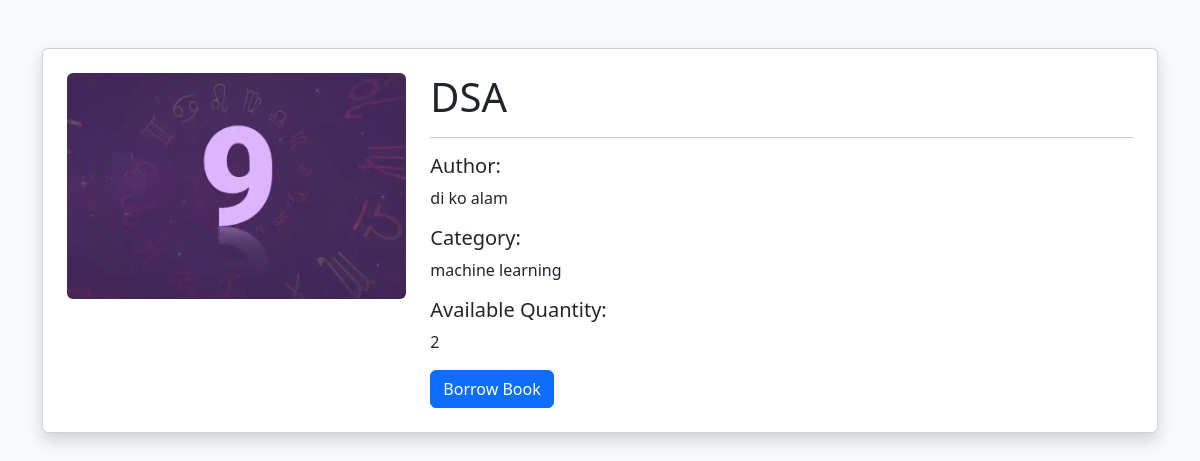
Before: /book/2 with the older database file.
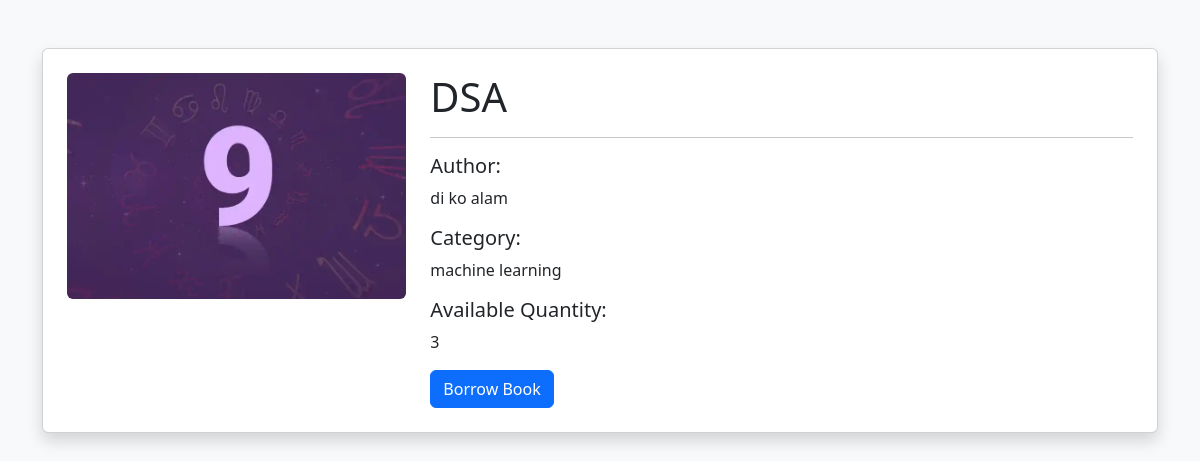
After: the same page with the newer database file.
### tables this page shows
CREATE TABLE books (
    id INTEGER PRIMARY KEY AUTOINCREMENT,
    title TEXT NOT NULL,
    author TEXT NOT NULL,
    category TEXT NOT NULL,
    quantity INTEGER NOT NULL,
    cover_image TEXT
);

### app.py (the view)
@app.route('/book/<int:id>')
def book_details(id):
    conn = sqlite3.connect('database.db')
    cursor = conn.cursor()
    cursor.execute(
        "SELECT * FROM books WHERE id = ?",
        (id,)
    )
    book = cursor.fetchone()
    conn.close()
    return render_template(
        'book_details.html',
        book=book
    )

### templates/book_details.html (shortened to what this page needs)
<!DOCTYPE html>
<html>
<head>
    <link href="https://cdn.jsdelivr.net/npm/bootstrap@5.3.3/dist/css/bootstrap.min.css" rel="stylesheet">
</head>
<body class="bg-light">
<div class="container mt-5">
    <div class="card shadow p-4">
        <div class="row">
            <div class="col-md-4">
                {% if book[5] %}
                <img
                    src="{{ url_for('static', filename='uploads/' + book[5]) }}"
                    class="img-fluid rounded"
                >
                {% endif %}
            </div>
            <div class="col-md-8">
                <h1>{{ book[1] }}</h1>
                <hr>
                <h5>Author:</h5>
                <p>{{ book[2] }}</p>
                <h5>Category:</h5>
                <p>{{ book[3] }}</p>
                <h5>Available Quantity:</h5>
                <p>{{ book[4] }}</p>
                <a
                    href="/borrow_book/{{ book[0] }}"
                    class="btn btn-primary"
                >
                    Borrow Book
                </a>
            </div>
        </div>
    </div>
</div>
</body>
</html>

Changed rows visible on the page:
changed books "DSA": quantity "2" → "3"
